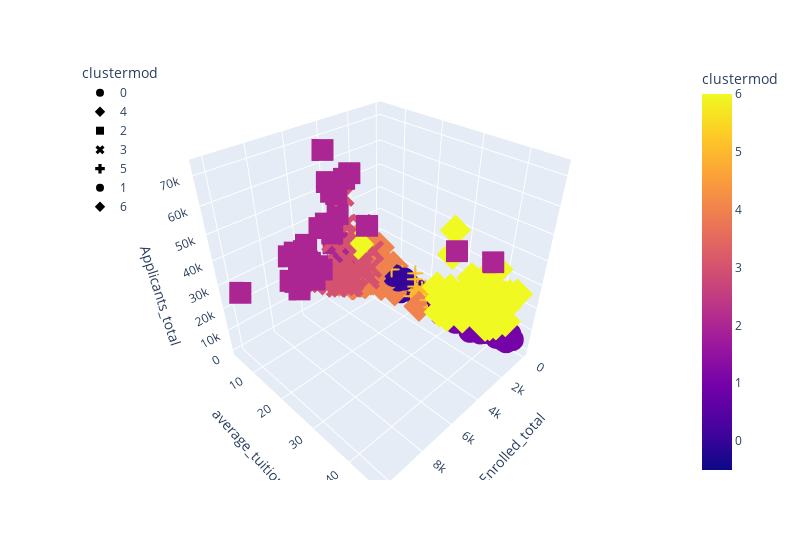

The code cell stored with this chart in its notebook:
### Code cell
#Plotting the 3D-Scatter
seven_clusters.hvplot.scatter(x="Enrolled_total", y="average_tuition", by="clustermod")

fig = px.scatter_3d(
    seven_clusters,
    x="Enrolled_total",
    y="average_tuition",
    z="Applicants_total",
    color="clustermod",
    symbol="clustermod",
    width=800,
)
fig.update_layout(legend=dict(x=0, y=1))
fig.show()

### Figure 1 — Plotly figure (JSON) as saved in the notebook; plotly's stock layout.template omitted (floating-point values rounded to 4 significant figures; data arrays with more than 128 entries replaced by an {"elided": "..."} marker saying what was removed)
{"data": [{"hovertemplate": "clustermod=%{marker.color}<br>Enrolled_total=%{x}<br>average_tuition=%{y}<br>Applicants_total=%{z}<extra></extra>", "legendgroup": "0", "marker": {"color": {"elided": "235 int values"}, "coloraxis": "coloraxis", "symbol": "circle"}, "mode": "markers", "name": "0", "scene": "scene", "showlegend": true, "type": "scatter3d", "x": {"elided": "235 int values"}, "y": {"elided": "235 float values"}, "z": {"elided": "235 int values"}}, {"hovertemplate": "clustermod=%{marker.color}<br>Enrolled_total=%{x}<br>average_tuition=%{y}<br>Applicants_total=%{z}<extra></extra>", "legendgroup": "4", "marker": {"color": {"elided": "136 int values"}, "coloraxis": "coloraxis", "symbol": "diamond"}, "mode": "markers", "name": "4", "scene": "scene", "showlegend": true, "type": "scatter3d", "x": {"elided": "136 int values"}, "y": {"elided": "136 float values"}, "z": {"elided": "136 int values"}}, {"hovertemplate": "clustermod=%{marker.color}<br>Enrolled_total=%{x}<br>average_tuition=%{y}<br>Applicants_total=%{z}<extra></extra>", "legendgroup": "2", "marker": {"color": [2, 2, 2, 2, 2, 2, 2, 2, 2, 2, 2, 2, 2, 2, 2, 2, 2, 2, 2, 2, 2, 2, 2, 2, 2, 2, 2, 2, 2, 2, 2, 2, 2, 2], "coloraxis": "coloraxis", "symbol": "square"}, "mode": "markers", "name": "2", "scene": "scene", "showlegend": true, "type": "scatter3d", "x": [6454, 7171, 7401, 4526, 4276, 4149, 4162, 5208, 5077, 5620, 4575, 4139, 2922, 6068, 2990, 6048, 6373, 3904, 7329, 7604, 4020, 6200, 8061, 5544, 6337, 5207, 7130, 7649, 10241, 7249, 4690, 6253, 6279, 6422], "y": [8.787, 9.359, 9.675, 5.84, 5.835, 6.096, 12.38, 13.4, 12.66, 12.21, 12.75, 6.282, 43.65, 5.792, 5.923, 5.993, 5.777, 5.936, 14.05, 9.698, 8.785, 12.65, 12.21, 13.08, 12.97, 42.44, 9.807, 16.17, 8.455, 9.7, 19.49, 11.01, 9.857, 9.61], "z": [30975, 21770, 26329, 38909, 55019, 29339, 61717, 49820, 56515, 72676, 60832, 51163, 47358, 31820, 16549, 29579, 27107, 28512, 33203, 37826, 26247, 46813, 31479, 43048, 30631, 57845, 31359, 47552, 31387, 38161, 48054, 30199, 23324, 31083]}, {"hovertemplate": "clustermod=%{marker.color}<br>Enrolled_total=%{x}<br>average_tuition=%{y}<br>Applicants_total=%{z}<extra></extra>", "legendgroup": "3", "marker": {"color": [3, 3, 3, 3, 3, 3, 3, 3, 3, 3, 3, 3, 3, 3, 3, 3, 3, 3, 3, 3, 3, 3, 3, 3, 3, 3, 3, 3, 3, 3, 3, 3, 3, 3, 3, 3, 3, 3, 3, 3, 3, 3, 3, 3, 3, 3, 3, 3, 3, 3, 3, 3, 3, 3, 3, 3, 3, 3, 3, 3, 3, 3, 3, 3, 3, 3, 3, 3, 3, 3, 3, 3, 3, 3, 3, 3, 3, 3, 3, 3, 3, 3, 3, 3], "coloraxis": "coloraxis", "symbol": "x"}, "mode": "markers", "name": "3", "scene": "scene", "showlegend": true, "type": "scatter3d", "x": [3726, 4772, 4339, 3635, 3120, 3139, 2908, 3151, 4034, 4741, 3807, 3384, 5846, 4443, 3755, 4224, 3479, 3044, 3460, 4936, 3194, 3104, 2981, 2679, 3616, 3796, 5366, 4460, 3771, 4702, 5725, 2748, 4672, 2963, 2636, 4078, 2167, 3190, 6194, 4420, 3773, 830, 3424, 1971, 3669, 2709, 4015, 3915, 3541, 4398, 3812, 4486, 4111, 3644, 4244, 3872, 4052, 3516, 4031, 1465, 3678, 4390, 3463, 4625, 3276, 4276, 3434, 4617, 5181, 2713, 4493, 4785, 4427, 3824, 3124, 3011, 4325, 2943, 5364, 3525, 3520, 4163, 5135, 3492], "y": [8.974, 8.877, 7.329, 7.79, 5.847, 5.914, 5.847, 6.254, 12.47, 13.17, 6.045, 6.598, 9.373, 8.202, 11.09, 11.3, 4.42, 9.779, 8.658, 9.578, 5.431, 12.81, 12.25, 12.54, 8.728, 8.372, 7.484, 7.825, 9.435, 9.381, 6.745, 8.009, 12.89, 10.47, 8.863, 9.899, 10.03, 9.737, 9.04, 7.708, 6.408, 27.65, 6.053, 5.622, 7.705, 7.282, 5.543, 7.427, 5.639, 7.385, 9.677, 10.51, 9.466, 13.33, 10.07, 7.192, 8.453, 7.794, 9.013, 7.606, 16.19, 13.43, 12.48, 10.31, 6.952, 9.016, 7.838, 8.099, 7.378, 8.784, 7.152, 7.346, 4.635, 5.68, 6.907, 9.37, 8.573, 8.025, 10.59, 10.06, 11.87, 11.23, 5.907, 8.827], "z": [15745, 33989, 18908, 36941, 28143, 16242, 27321, 19702, 30391, 55258, 31462, 25155, 22473, 17970, 27479, 25458, 24889, 14645, 13890, 18458, 9471, 14603, 15354, 25914, 17118, 12230, 16539, 21642, 12389, 19810, 16169, 17750, 36012, 19262, 11929, 18122, 11524, 14621, 20956, 10929, 7343, 4432, 11467, 30758, 23093, 30300, 15535, 28437, 13742, 20700, 10575, 16002, 15970, 22520, 20765, 11064, 10991, 12414, 21263, 5751, 24871, 18813, 18500, 23429, 9845, 14396, 17407, 18299, 18939, 10679, 15239, 19170, 11423, 9052, 11354, 20805, 22648, 10201, 19112, 14156, 28984, 14887, 16521, 8944]}, {"hovertemplate": "clustermod=%{marker.color}<br>Enrolled_total=%{x}<br>average_tuition=%{y}<br>Applicants_total=%{z}<extra></extra>", "legendgroup": "5", "marker": {"color": {"elided": "384 int values"}, "coloraxis": "coloraxis", "symbol": "cross"}, "mode": "markers", "name": "5", "scene": "scene", "showlegend": true, "type": "scatter3d", "x": {"elided": "384 int values"}, "y": {"elided": "384 float values"}, "z": {"elided": "384 int values"}}, {"hovertemplate": "clustermod=%{marker.color}<br>Enrolled_total=%{x}<br>average_tuition=%{y}<br>Applicants_total=%{z}<extra></extra>", "legendgroup": "1", "marker": {"color": {"elided": "200 int values"}, "coloraxis": "coloraxis", "symbol": "circle"}, "mode": "markers", "name": "1", "scene": "scene", "showlegend": true, "type": "scatter3d", "x": {"elided": "200 int values"}, "y": {"elided": "200 float values"}, "z": {"elided": "200 int values"}}, {"hovertemplate": "clustermod=%{marker.color}<br>Enrolled_total=%{x}<br>average_tuition=%{y}<br>Applicants_total=%{z}<extra></extra>", "legendgroup": "6", "marker": {"color": [6, 6, 6, 6, 6, 6, 6, 6, 6, 6, 6, 6, 6, 6, 6, 6, 6, 6, 6, 6, 6, 6, 6, 6, 6, 6, 6, 6, 6, 6, 6, 6, 6, 6, 6, 6, 6, 6, 6, 6, 6, 6, 6, 6, 6, 6, 6], "coloraxis": "coloraxis", "symbol": "diamond"}, "mode": "markers", "name": "6", "scene": "scene", "showlegend": true, "type": "scatter3d", "x": [3827, 1148, 1413, 1803, 1627, 2387, 1570, 2140, 673, 1363, 1426, 2425, 2512, 2037, 2070, 1609, 1390, 2215, 3877, 1659, 1115, 1314, 1638, 1610, 1098, 1415, 3223, 1967, 1488, 1848, 2784, 2792, 3487, 1714, 1252, 1761, 1442, 3040, 2421, 1659, 1543, 1613, 3190, 1431, 1936, 1990, 1677], "y": [12.93, 38.25, 38.55, 36.93, 38.73, 45.04, 42.32, 40.39, 23.8, 41.83, 44.74, 31.44, 33.89, 42.88, 42.23, 44.37, 42.95, 43.06, 42.29, 40.13, 41.37, 43.96, 34.66, 42.73, 43.81, 46.24, 42.49, 41.21, 34.83, 35.85, 32.61, 34.66, 38.36, 42.8, 39.76, 32.69, 44.89, 35.27, 43.06, 42.05, 43.1, 41.59, 32.81, 40.55, 33.44, 32.54, 41.91], "z": [33137, 14808, 13735, 20699, 17545, 21756, 20115, 28907, 4328, 17475, 30304, 19957, 14355, 32060, 17647, 30122, 21336, 24538, 44006, 35023, 18989, 18419, 13389, 30117, 23110, 31851, 39999, 36189, 22733, 12885, 16354, 51634, 28269, 30374, 18418, 15719, 18884, 43945, 31282, 14966, 28919, 31099, 29249, 12080, 18551, 23432, 38828]}], "layout": {"coloraxis": {"colorbar": {"title": {"text": "clustermod"}}, "colorscale": [[0, "#0d0887"], [0.1111, "#46039f"], [0.2222, "#7201a8"], [0.3333, "#9c179e"], [0.4444, "#bd3786"], [0.5556, "#d8576b"], [0.6667, "#ed7953"], [0.7778, "#fb9f3a"], [0.8889, "#fdca26"], [1, "#f0f921"]]}, "legend": {"title": {"text": "clustermod"}, "tracegroupgap": 0, "x": 0, "y": 1}, "margin": {"t": 60}, "scene": {"domain": {"x": [0, 1], "y": [0, 1]}, "xaxis": {"title": {"text": "Enrolled_total"}}, "yaxis": {"title": {"text": "average_tuition"}}, "zaxis": {"title": {"text": "Applicants_total"}}}, "width": 800}}
